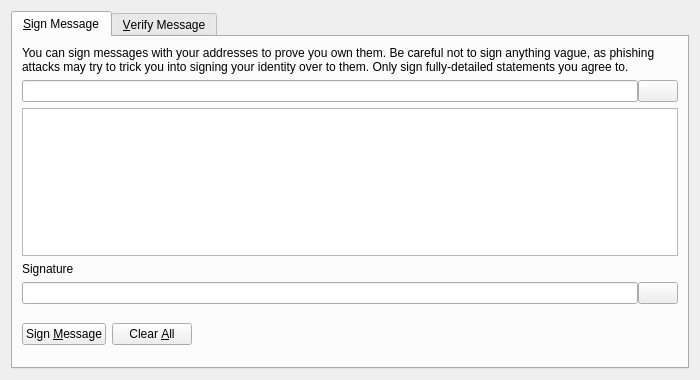
<?xml version="1.0" encoding="UTF-8"?>
<ui version="4.0">
 <class>SignVerifyMessageDialog</class>
 <widget class="QDialog" name="SignVerifyMessageDialog">
  <property name="geometry">
   <rect>
    <x>0</x>
    <y>0</y>
    <width>700</width>
    <height>380</height>
   </rect>
  </property>
  <property name="windowTitle">
   <string>Signatures - Sign / Verify a Message</string>
  </property>
  <property name="modal">
   <bool>true</bool>
  </property>
  <layout class="QVBoxLayout" name="verticalLayout">
   <item>
    <widget class="QTabWidget" name="tabWidget">
     <property name="currentIndex">
      <number>0</number>
     </property>
     <widget class="QWidget" name="tabSignMessage">
      <attribute name="title">
       <string>&amp;Sign Message</string>
      </attribute>
      <layout class="QVBoxLayout" name="verticalLayout_SM">
       <item>
        <widget class="QLabel" name="infoLabel_SM">
         <property name="text">
          <string>You can sign messages with your addresses to prove you own them. Be careful not to sign anything vague, as phishing attacks may try to trick you into signing your identity over to them. Only sign fully-detailed statements you agree to.</string>
         </property>
         <property name="textFormat">
          <enum>Qt::PlainText</enum>
         </property>
         <property name="wordWrap">
          <bool>true</bool>
         </property>
        </widget>
       </item>
       <item>
        <layout class="QHBoxLayout" name="horizontalLayout_1_SM">
         <property name="spacing">
          <number>0</number>
         </property>
         <item>
          <widget class="QValidatedLineEdit" name="addressIn_SM">
           <property name="toolTip">
            <string>The address to sign the message with (e.g. 1NS17iag9jJgTHD1VXjvLCEnZuQ3rJDE9L)</string>
           </property>
           <property name="maxLength">
            <number>34</number>
           </property>
          </widget>
         </item>
         <item>
          <widget class="QPushButton" name="addressBookButton_SM">
           <property name="toolTip">
            <string>Choose an address from the address book</string>
           </property>
           <property name="text">
            <string/>
           </property>
           <property name="icon">
            <iconset resource="../raqcoin.qrc">
             <normaloff>:/icons/address-book</normaloff>:/icons/address-book</iconset>
           </property>
           <property name="shortcut">
            <string>Alt+A</string>
           </property>
           <property name="autoDefault">
            <bool>false</bool>
           </property>
          </widget>
         </item>
        </layout>
       </item>
       <item>
        <widget class="QPlainTextEdit" name="messageIn_SM">
         <property name="toolTip">
          <string>Enter the message you want to sign here</string>
         </property>
        </widget>
       </item>
       <item>
        <widget class="QLabel" name="signatureLabel_SM">
         <property name="text">
          <string>Signature</string>
         </property>
         <property name="textFormat">
          <enum>Qt::PlainText</enum>
         </property>
        </widget>
       </item>
       <item>
        <layout class="QHBoxLayout" name="horizontalLayout_2_SM">
         <property name="spacing">
          <number>0</number>
         </property>
         <item>
          <widget class="QLineEdit" name="signatureOut_SM">
           <property name="font">
            <font>
             <italic>true</italic>
            </font>
           </property>
           <property name="readOnly">
            <bool>true</bool>
           </property>
          </widget>
         </item>
         <item>
          <widget class="QPushButton" name="copySignatureButton_SM">
           <property name="toolTip">
            <string>Copy the current signature to the system clipboard</string>
           </property>
           <property name="text">
            <string/>
           </property>
           <property name="icon">
            <iconset resource="../raqcoin.qrc">
             <normaloff>:/icons/editcopy</normaloff>:/icons/editcopy</iconset>
           </property>
           <property name="autoDefault">
            <bool>false</bool>
           </property>
          </widget>
         </item>
        </layout>
       </item>
       <item>
        <layout class="QHBoxLayout" name="horizontalLayout_3_SM">
         <item>
          <widget class="QPushButton" name="signMessageButton_SM">
           <property name="toolTip">
            <string>Sign the message to prove you own this Raqcoin address</string>
           </property>
           <property name="text">
            <string>Sign &amp;Message</string>
           </property>
           <property name="icon">
            <iconset resource="../raqcoin.qrc">
             <normaloff>:/icons/edit</normaloff>:/icons/edit</iconset>
           </property>
           <property name="autoDefault">
            <bool>false</bool>
           </property>
          </widget>
         </item>
         <item>
          <widget class="QPushButton" name="clearButton_SM">
           <property name="toolTip">
            <string>Reset all sign message fields</string>
           </property>
           <property name="text">
            <string>Clear &amp;All</string>
           </property>
           <property name="icon">
            <iconset resource="../raqcoin.qrc">
             <normaloff>:/icons/remove</normaloff>:/icons/remove</iconset>
           </property>
           <property name="autoDefault">
            <bool>false</bool>
           </property>
          </widget>
         </item>
         <item>
          <spacer name="horizontalSpacer_1_SM">
           <property name="orientation">
            <enum>Qt::Horizontal</enum>
           </property>
           <property name="sizeHint" stdset="0">
            <size>
             <width>40</width>
             <height>48</height>
            </size>
           </property>
          </spacer>
         </item>
         <item>
          <widget class="QLabel" name="statusLabel_SM">
           <property name="font">
            <font>
             <weight>75</weight>
             <bold>true</bold>
            </font>
           </property>
           <property name="text">
            <string/>
           </property>
           <property name="wordWrap">
            <bool>true</bool>
           </property>
          </widget>
         </item>
         <item>
          <spacer name="horizontalSpacer_2_SM">
           <property name="orientation">
            <enum>Qt::Horizontal</enum>
           </property>
           <property name="sizeHint" stdset="0">
            <size>
             <width>40</width>
             <height>48</height>
            </size>
           </property>
          </spacer>
         </item>
        </layout>
       </item>
      </layout>
     </widget>
     <widget class="QWidget" name="tabVerifyMessage">
      <attribute name="title">
       <string>&amp;Verify Message</string>
      </attribute>
      <layout class="QVBoxLayout" name="verticalLayout_VM">
       <item>
        <widget class="QLabel" name="infoLabel_VM">
         <property name="text">
          <string>Enter the signing address, message (ensure you copy line breaks, spaces, tabs, etc. exactly) and signature below to verify the message. Be careful not to read more into the signature than what is in the signed message itself, to avoid being tricked by a man-in-the-middle attack.</string>
         </property>
         <property name="textFormat">
          <enum>Qt::PlainText</enum>
         </property>
         <property name="alignment">
          <set>Qt::AlignLeading|Qt::AlignLeft|Qt::AlignTop</set>
         </property>
         <property name="wordWrap">
          <bool>true</bool>
         </property>
        </widget>
       </item>
       <item>
        <layout class="QHBoxLayout" name="horizontalLayout_1_VM">
         <property name="spacing">
          <number>0</number>
         </property>
         <item>
          <widget class="QValidatedLineEdit" name="addressIn_VM">
           <property name="toolTip">
            <string>The address the message was signed with (e.g. 1NS17iag9jJgTHD1VXjvLCEnZuQ3rJDE9L)</string>
           </property>
           <property name="maxLength">
            <number>34</number>
           </property>
          </widget>
         </item>
         <item>
          <widget class="QPushButton" name="addressBookButton_VM">
           <property name="toolTip">
            <string>Choose an address from the address book</string>
           </property>
           <property name="text">
            <string/>
           </property>
           <property name="icon">
            <iconset resource="../raqcoin.qrc">
             <normaloff>:/icons/address-book</normaloff>:/icons/address-book</iconset>
           </property>
           <property name="shortcut">
            <string>Alt+A</string>
           </property>
           <property name="autoDefault">
            <bool>false</bool>
           </property>
          </widget>
         </item>
        </layout>
       </item>
       <item>
        <widget class="QPlainTextEdit" name="messageIn_VM"/>
       </item>
       <item>
        <widget class="QValidatedLineEdit" name="signatureIn_VM"/>
       </item>
       <item>
        <layout class="QHBoxLayout" name="horizontalLayout_2_VM">
         <item>
          <widget class="QPushButton" name="verifyMessageButton_VM">
           <property name="toolTip">
            <string>Verify the message to ensure it was signed with the specified Raqcoin address</string>
           </property>
           <property name="text">
            <string>Verify &amp;Message</string>
           </property>
           <property name="icon">
            <iconset resource="../raqcoin.qrc">
             <normaloff>:/icons/transaction_0</normaloff>:/icons/transaction_0</iconset>
           </property>
           <property name="autoDefault">
            <bool>false</bool>
           </property>
          </widget>
         </item>
         <item>
          <widget class="QPushButton" name="clearButton_VM">
           <property name="toolTip">
            <string>Reset all verify message fields</string>
           </property>
           <property name="text">
            <string>Clear &amp;All</string>
           </property>
           <property name="icon">
            <iconset resource="../raqcoin.qrc">
             <normaloff>:/icons/remove</normaloff>:/icons/remove</iconset>
           </property>
           <property name="autoDefault">
            <bool>false</bool>
           </property>
          </widget>
         </item>
         <item>
          <spacer name="horizontalSpacer_1_VM">
           <property name="orientation">
            <enum>Qt::Horizontal</enum>
           </property>
           <property name="sizeHint" stdset="0">
            <size>
             <width>40</width>
             <height>48</height>
            </size>
           </property>
          </spacer>
         </item>
         <item>
          <widget class="QLabel" name="statusLabel_VM">
           <property name="font">
            <font>
             <weight>75</weight>
             <bold>true</bold>
            </font>
           </property>
           <property name="text">
            <string/>
           </property>
           <property name="wordWrap">
            <bool>true</bool>
           </property>
          </widget>
         </item>
         <item>
          <spacer name="horizontalSpacer_2_VM">
           <property name="orientation">
            <enum>Qt::Horizontal</enum>
           </property>
           <property name="sizeHint" stdset="0">
            <size>
             <width>40</width>
             <height>48</height>
            </size>
           </property>
          </spacer>
         </item>
        </layout>
       </item>
      </layout>
     </widget>
    </widget>
   </item>
  </layout>
 </widget>
 <customwidgets>
  <customwidget>
   <class>QValidatedLineEdit</class>
   <extends>QLineEdit</extends>
   <header>qvalidatedlineedit.h</header>
  </customwidget>
 </customwidgets>
 <resources>
  <include location="../raqcoin.qrc"/>
 </resources>
 <connections/>
</ui>
